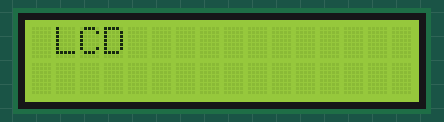
This sketch was run on a simulated Arduino Uno, built with avr-gcc and run on an emulated ATmega328P. On the bench: 16×2 character LCD.

Above: at 0.19 s.
At 0.69 s:
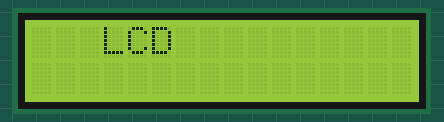
At 1.19 s:
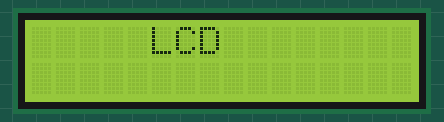
At 2.19 s:
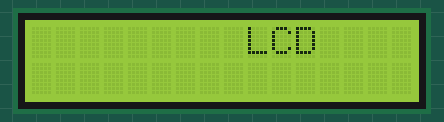
At 3.19 s:
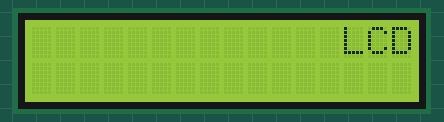
At 4.19 s:
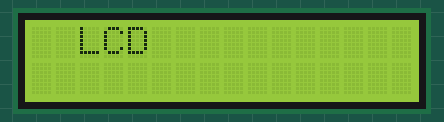

The sketch:

LCD2.ino
```cpp
#include<LiquidCrystal.h>

LiquidCrystal lcd(9,8,A0,A1,A2,A3);

int i = 0;

void setup() {
  lcd.begin(16,2);
  // put your setup code here, to run once:

}

void loop() {

  while(1){
    lcd.home();
    lcd.print("LCD");
    for(i=0; i<15; i++){
      lcd.scrollDisplayRight();
      delay(250);
      }
    }
  // put your main code here, to run repeatedly:
}
```

Measured:
- by itself, everything shown: repeats every 3.8 s, in 15 steps
